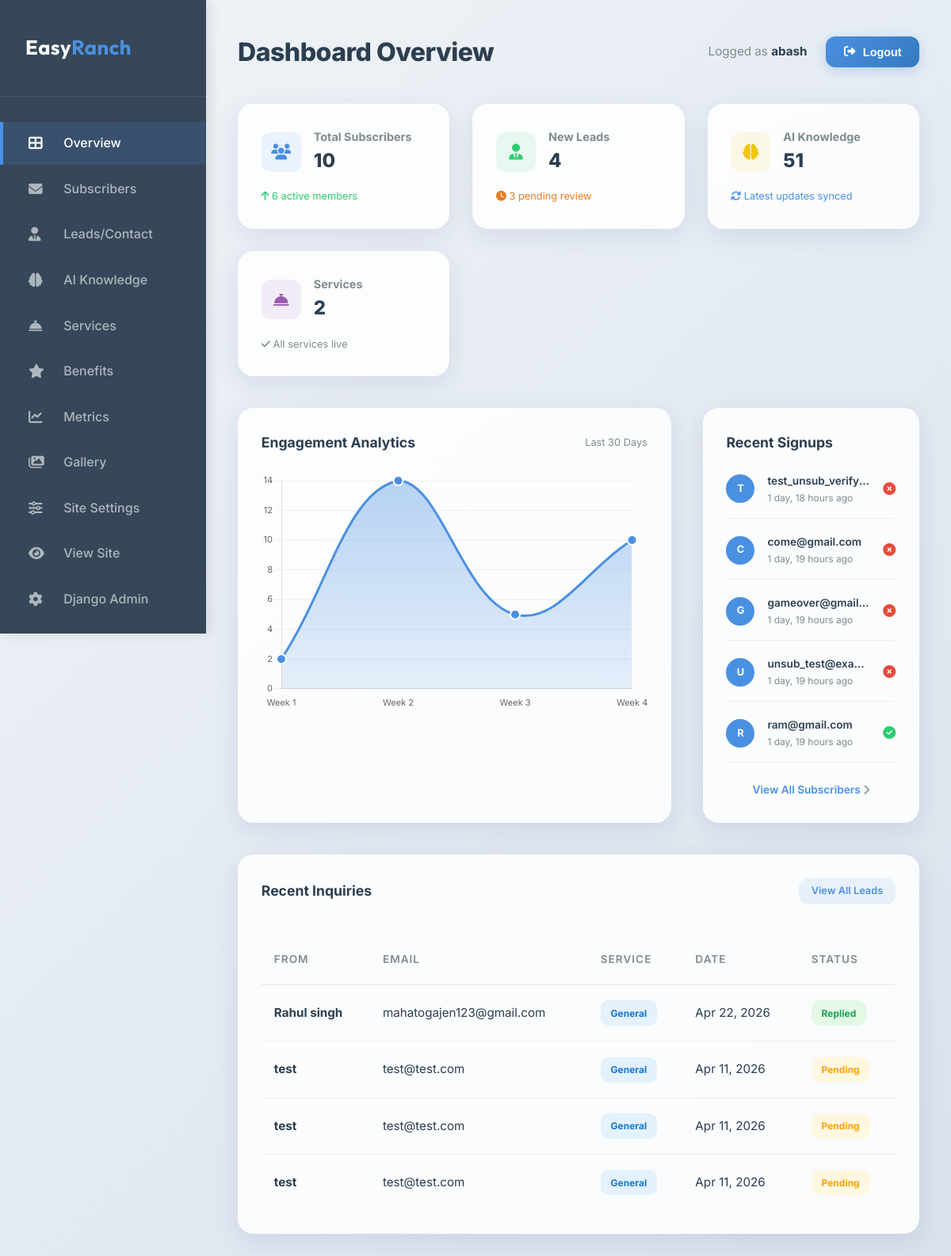
Page /dashboard/ (signed in) on the earlier database version.
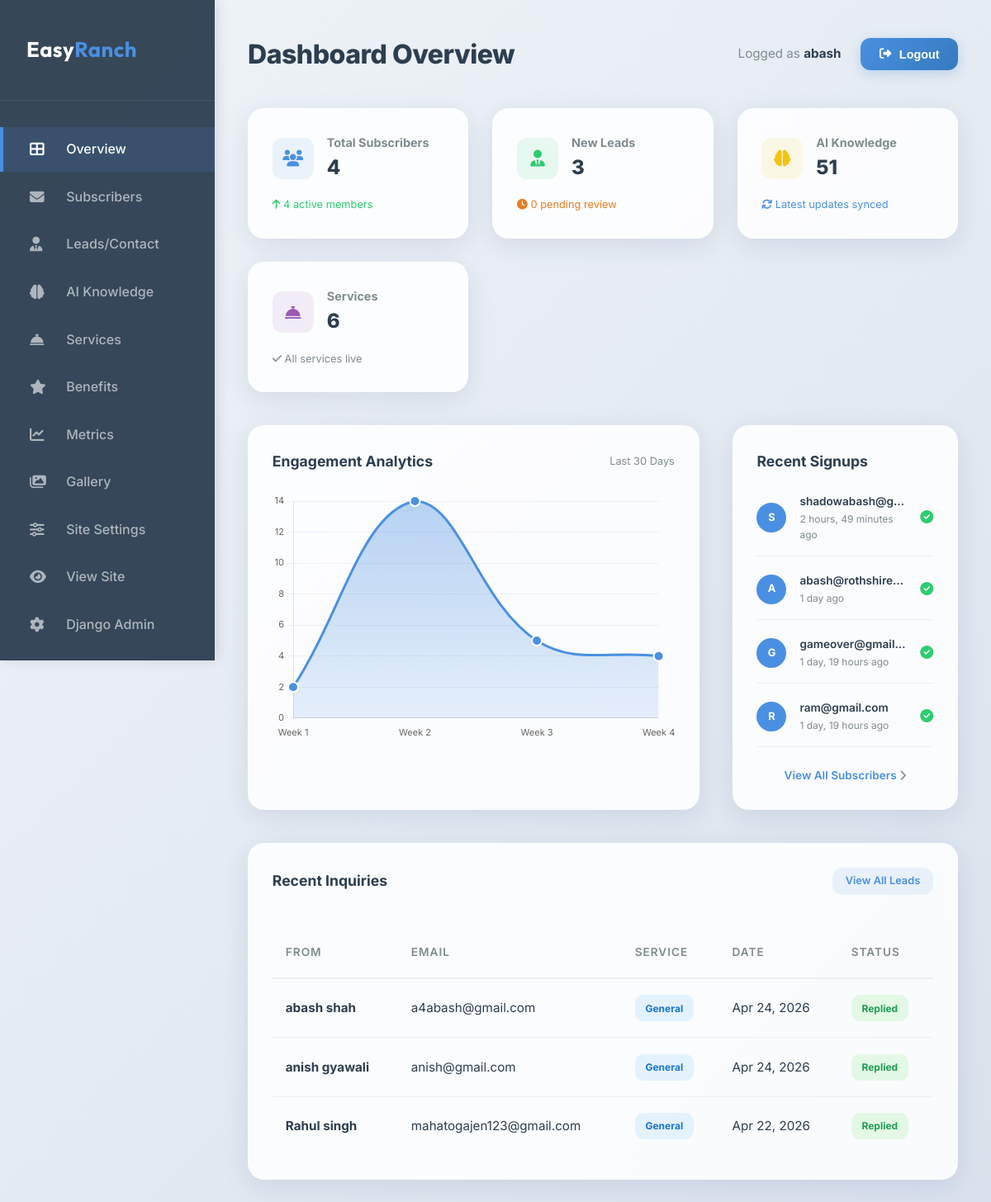
Same page on the later database version.
### core/models.py (models this page shows, shortened)
class NewsletterSubscriber(models.Model):
    email = models.EmailField(unique=True)
    created_at = models.DateTimeField(auto_now_add=True)
    is_active = models.BooleanField(default=True)

class ContactSubmission(models.Model):
    STATUS_CHOICES = [
        ('PENDING', 'Pending'),
        ('REPLIED', 'Replied'),
    ]
    name = models.CharField(max_length=100)
    email = models.EmailField()
    subject = models.CharField(max_length=200, blank=True, null=True)
    message = models.TextField()
    status = models.CharField(max_length=20, choices=STATUS_CHOICES, default='PENDING')
    created_at = models.DateTimeField(auto_now_add=True)

### core/views_dashboard.py (the view)
# urls.py: path('dashboard/', views_dashboard.DashboardHome.as_view(), name='dashboard_home'),
class DashboardHome(StaffRequiredMixin, TemplateView):
    template_name = 'dashboard/home.html'
    def get_context_data(self, **kwargs):
        context = super().get_context_data(**kwargs)
        context['stats'] = {
            'subscribers_total': NewsletterSubscriber.objects.count(),
            'subscribers_active': NewsletterSubscriber.objects.filter(is_active=True).count(),
            'leads_total': ContactSubmission.objects.count(),
            'leads_unread': ContactSubmission.objects.filter(status='PENDING').count(),
            'knowledge_items': KnowledgeItem.objects.count(),
            'services': Service.objects.count(),
        }
        context['recent_leads'] = ContactSubmission.objects.order_by('-created_at')[:5]
        context['recent_subscribers'] = NewsletterSubscriber.objects.order_by('-created_at')[:5]
        return context

### core/views_dashboard.py (called while the page is built)
    @method_decorator(staff_member_required(login_url='admin:login'))
    def dispatch(self, *args, **kwargs):
        return super().dispatch(*args, **kwargs)

### templates/dashboard/home.html (shortened to what the changed rows need)
{% extends 'dashboard/base.html' %}
{% load static %}
{% block page_title %}Dashboard Overview{% endblock %}
{% block content %}
<div class="db-stats-grid">
    <div class="db-card">
        <div class="db-stat-row">
            <div class="db-stat-icon" style="background: rgba(74, 144, 226, 0.1); color: var(--db-primary);">
            </div>
            <div>
                <h4 class="db-stat-title">Total Subscribers</h4>
                <p class="db-stat-value">{{ stats.subscribers_total }}</p>
            </div>
        </div>
        <div class="db-stat-note" style="color: #2ecc71;">
            <i class="fas fa-arrow-up"></i> {{ stats.subscribers_active }} active members
        </div>
    </div>
    <div class="db-card">
        <div class="db-stat-row">
            <div class="db-stat-icon" style="background: rgba(46, 204, 113, 0.1); color: #2ecc71;">
            </div>
            <div>
                <h4 class="db-stat-title">New Leads</h4>
                <p class="db-stat-value">{{ stats.leads_total }}</p>
            </div>
        </div>
        <div class="db-stat-note" style="color: #e67e22;">
            <i class="fas fa-clock"></i> {{ stats.leads_unread }} pending review
        </div>
    </div>
    <div class="db-card">
        <div class="db-stat-row">
            <div>
                <h4 class="db-stat-title">Services</h4>
                <p class="db-stat-value">{{ stats.services }}</p>
            </div>
        </div>
    </div>
</div>
<div class="db-overview-split">
    <div class="db-card">
        <div class="chart-container">
            <canvas id="growthChart"></canvas>
        </div>
    </div>
    <div class="db-card">
        <div class="db-signups-list">
            {% for sub in recent_subscribers %}
            <div class="db-signup-row">
                <div class="db-avatar-circle">
                    {{ sub.email.0|upper }}
                </div>
                <div class="db-signup-meta">
                    <p class="db-signup-email">{{ sub.email }}</p>
                    <p class="db-signup-time">{{ sub.created_at|timesince }} ago</p>
                </div>
                {% if sub.is_active %}
                <span style="color: #2ecc71;"><i class="fas fa-check-circle"></i></span>
                {% else %}
                <span style="color: #e74c3c;"><i class="fas fa-times-circle"></i></span>
                {% endif %}
            </div>
            {% empty %}
            <p class="db-empty-state" style="padding: 2rem 0;">No recent signups</p>
            {% endfor %}
        </div>
    </div>
</div>
<div class="db-card">
    <div style="overflow-x: auto;">
        <table class="db-table">
            <thead>
                <tr>
                    <th>From</th>
                    <th>Email</th>
                    <th>Service</th>
                    <th>Date</th>
                    <th>Status</th>
                </tr>
            </thead>
            <tbody>
                {% for lead in recent_leads %}
                <tr>
                    <td><strong>{{ lead.name }}</strong></td>
                    <td class="db-text-muted">{{ lead.email }}</td>
                    <td><span class="badge badge-info">{{ lead.subject|default:"General" }}</span></td>
                    <td>{{ lead.created_at|date:"M d, Y" }}</td>
                    <td>
                        {% if lead.status == 'PENDING' %}
                        <span class="badge badge-warning">Pending</span>
                        {% elif lead.status == 'REPLIED' %}
                        <span class="badge badge-success">Replied</span>
                        {% else %}
                        <span class="badge badge-danger">{{ lead.status }}</span>
                        {% endif %}
                    </td>
                </tr>
                {% empty %}
                <tr>
                    <td colspan="5" class="db-empty-state" style="padding: 3rem;">
                        No inquiries received yet.
                    </td>
                </tr>
                {% endfor %}
            </tbody>
        </table>
    </div>
</div>
{% endblock %}
{% block extra_js %}
<script>
    const ctx = document.getElementById('growthChart').getContext('2d');
    // Create gradient
    const gradient = ctx.createLinearGradient(0, 0, 0, 400);
    gradient.addColorStop(0, 'rgba(74, 144, 226, 0.4)');
    gradient.addColorStop(1, 'rgba(74, 144, 226, 0)');
    new Chart(ctx, {
        type: 'line',
        data: {
            labels: ['Week 1', 'Week 2', 'Week 3', 'Week 4'],
            datasets: [{
                label: 'New Subscribers',
                data: [
                    Math.floor(Math.random() * 10) + 2,
                    Math.floor(Math.random() * 10) + 5,
                    Math.floor(Math.random() * 10) + 3,
                    {{ stats.subscribers_total|default:0 }}
                ],
                borderColor: '#4a90e2',
                backgroundColor: gradient,
                borderWidth: 3,
                fill: true,
                tension: 0.4,
                pointBackgroundColor: '#4a90e2',
                pointBorderColor: '#fff',
                pointBorderWidth: 2,
                pointRadius: 6,
                pointHoverRadius: 8
            }]
        },
        options: {
            responsive: true,
            maintainAspectRatio: false,
            plugins: {
                legend: {
                    display: false
                }
            },
            scales: {
                y: {
                    beginAtZero: true,
                    grid: {
                        drawBorder: false,
                        color: 'rgba(0, 0, 0, 0.05)'
                    },
                    ticks: {
                        font: {
                            family: 'Inter',
                            size: 11
                        }
                    }
                },
                x: {
                    grid: {
                        display: false
                    },
                    ticks: {
                        font: {
                            family: 'Inter',
                            size: 11
                        }
                    }
                }
            }
        }
    });
</script>
{% endblock %}

Differences in the rows shown:
removed NewsletterSubscriber: email.0 "T", email "test_unsub_verify…", created_at "1 day, 18 hours", is_active False (drawn)
removed NewsletterSubscriber: email.0 "C", email "come@gmail.com", created_at "1 day, 19 hours", is_active False (drawn)
removed NewsletterSubscriber: email.0 "U", email "unsub_test@exa…", created_at "1 day, 19 hours", is_active False (drawn)
removed ContactSubmission: name "test", email "test@test.com", subject "General", created_at "Apr 11, 2026", status "Pending"
removed ContactSubmission: name "test", email "test@test.com", subject "General", created_at "Apr 11, 2026", status "Pending"
removed ContactSubmission: name "test", email "test@test.com", subject "General", created_at "Apr 11, 2026", status "Pending"
added NewsletterSubscriber: email.0 "S", email "shadowabash@g…", created_at "2 hours, 49 minutes", is_active True (drawn)
added NewsletterSubscriber: email.0 "A", email "abash@rothshire.…", created_at "1 day", is_active True (drawn)
changed NewsletterSubscriber "gameover@gmail…": is_active False → True (drawn)
added ContactSubmission: name "abash shah", email "a4abash@gmail.com", subject "General", created_at "Apr 24, 2026", status "Replied"
added ContactSubmission: name "anish gyawali", email "anish@gmail.com", subject "General", created_at "Apr 24, 2026", status "Replied"
Other differences:
{{ stats.subscribers_total }}: "10" → "4"
{{ stats.subscribers_active }}: "6" → "4"
{{ stats.leads_total }}: "4" → "3"
{{ stats.leads_unread }}: "3" → "0"
{{ stats.services }}: "2" → "6"
chart data {{ stats.subscribers_total|default:0 }}: 10 → 4
